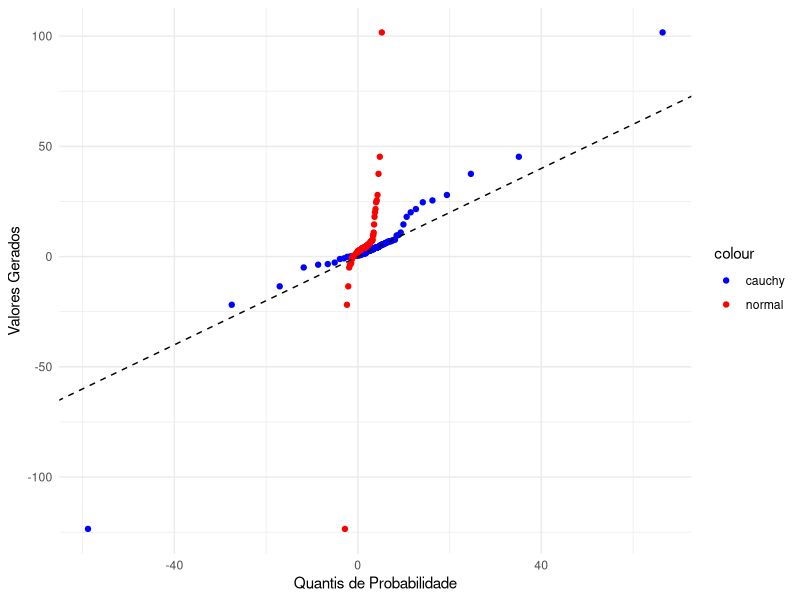

Here is the R script that generated this plot:
library(ggplot2)

set.seed(1276)

n <- 122
location <- 3.8
scale <- 1.6
mu <- 1.2
sigma <- sqrt(2.8)

# Gerar amostra de distribuição de Cauchy
sample_cauchy <- rcauchy(n, location = location, scale = scale)
sorted_sample <- sort(sample_cauchy)

# Calcular os quantis de probabilidade
probs <- (1:n) / (n + 1)

# Calcular os quantis teóricos da distribuição de Cauchy e da distribuição normal
cauchy_quantiles <- qcauchy(probs, location = location, scale = scale)

normal_quantiles <- qnorm(probs, mean = mu, sd = sigma)


data <- data.frame(
  SortedSample = sorted_sample,
  CauchyQuantiles = cauchy_quantiles,
  NormalQuantiles = normal_quantiles
)


p <- ggplot(data) +
  geom_point(aes(x = CauchyQuantiles, y = SortedSample, color = "cauchy")) +
  geom_point(aes(x = NormalQuantiles, y = SortedSample, color = "normal")) +
  geom_abline(intercept = 0, slope = 1, linetype = "dashed", color = "black") +
  labs(x = "Quantis de Probabilidade", y = "Valores Gerados") +
  scale_color_manual(values = c("cauchy"="blue", "normal"="red")) +
  theme_minimal()


ggsave("quantiles_plot.png", plot = p)

